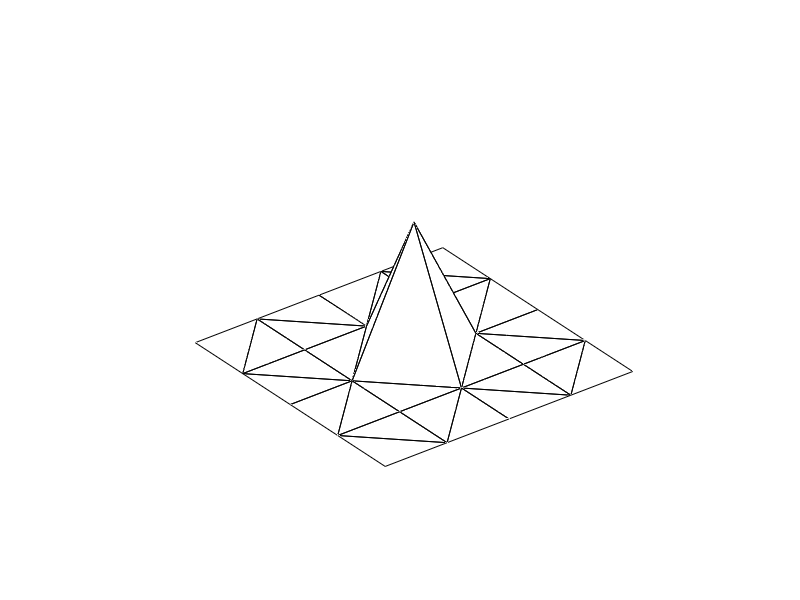

MATLAB code to generate this figure: (Note: this script raises an error after producing the figure.)
clear;clc;close;
x=-1:0.5:1;
[X,Y]=meshgrid(x,x);
x=X(:);y=Y(:);
z=zeros(size(x));
z(13)=1;
tri=delaunay(x,y);

figure('Position',[0 0 200 100]);
trimesh(tri,x,y,z,'EdgeColor','k');
axis equal; axis off;

plot2svg